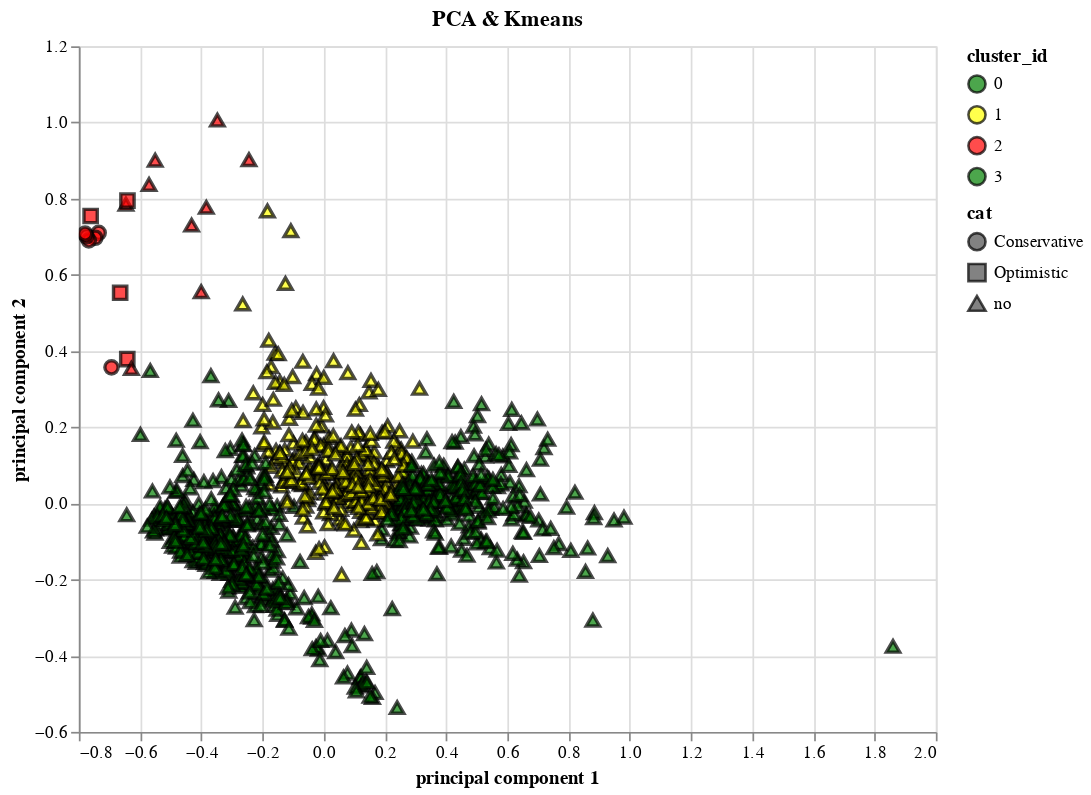

The cell this chart's notebook holds for it:
### Code cell
import altair as alt
alt.Chart(df_k).mark_point(size=60,filled=True,stroke='black').encode(
    x='principal component 1',
    y='principal component 2',
    color=alt.Color('cluster_id:N',scale=alt.Scale(range=['green','yellow','red'])),
    shape=alt.Shape('cat:N'),
    tooltip=['cluster_id','cat','planet']
).properties(title='PCA & Kmeans',height=400,width=500).interactive()

### Figure 1 — Vega-Lite specification as saved in the notebook (floating-point values rounded to 4 significant figures; data arrays with more than 128 entries replaced by an {"elided": "..."} marker saying what was removed)
{"config": {"view": {"continuousWidth": 400, "continuousHeight": 300}}, "data": {"name": "data-6a3fd0abe827a1149fee3df7c8db790c"}, "mark": {"type": "point", "filled": true, "size": 60, "stroke": "black"}, "encoding": {"color": {"field": "cluster_id", "scale": {"range": ["green", "yellow", "red"]}, "type": "nominal"}, "shape": {"field": "cat", "type": "nominal"}, "tooltip": [{"field": "cluster_id", "type": "quantitative"}, {"field": "cat", "type": "nominal"}, {"field": "planet", "type": "nominal"}], "x": {"field": "principal component 1", "type": "quantitative"}, "y": {"field": "principal component 2", "type": "quantitative"}}, "height": 400, "selection": {"selector015": {"type": "interval", "bind": "scales", "encodings": ["x", "y"]}}, "title": "PCA & Kmeans", "width": 500, "$schema": "https://vega.github.io/schema/vega-lite/v4.17.0.json", "datasets": {"data-6a3fd0abe827a1149fee3df7c8db790c": {"elided": "1003 records"}}}
